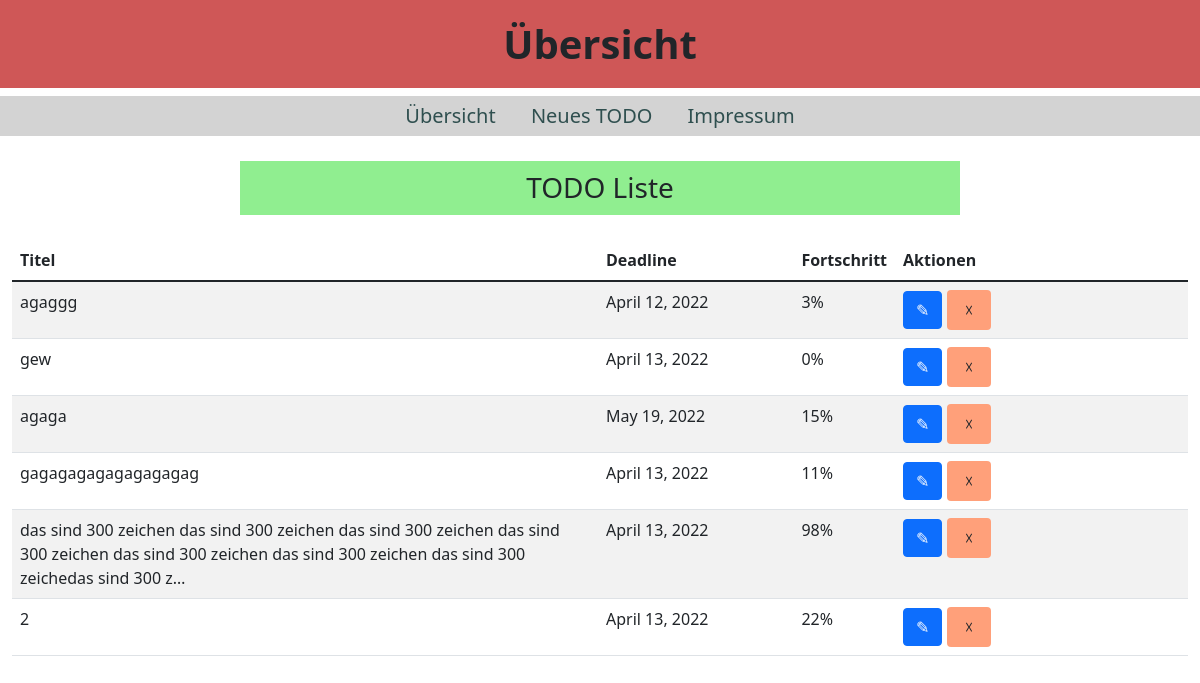
The app's page /, older data.
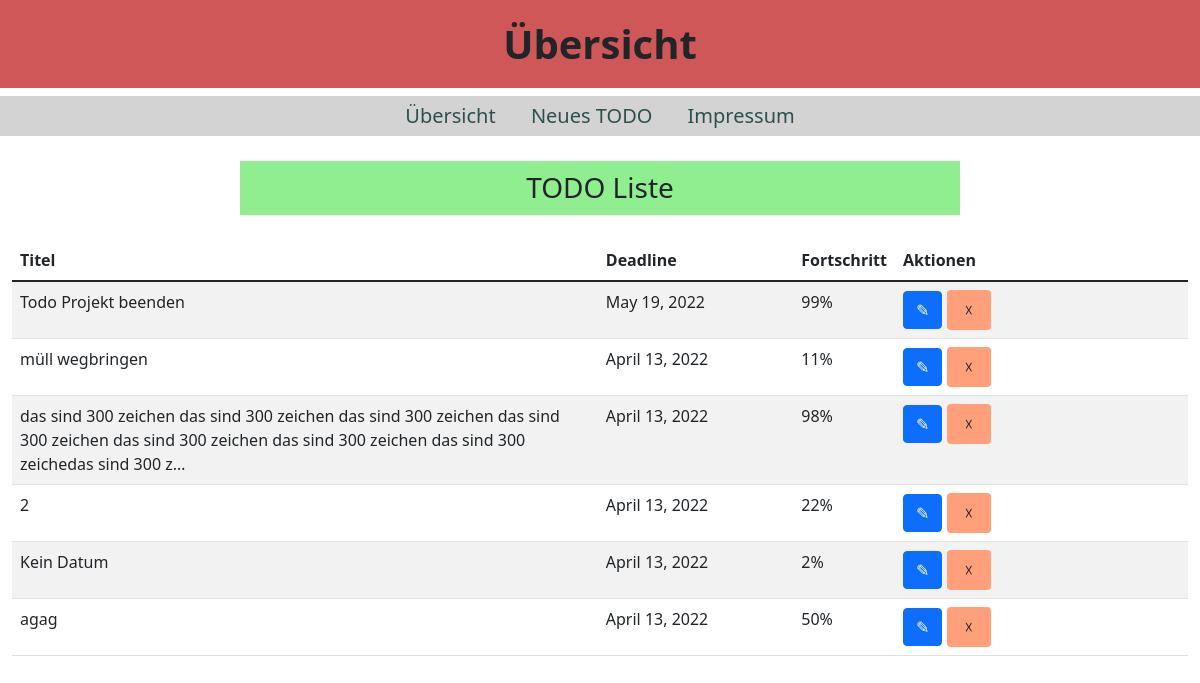
The same page, newer data.
### firstapp/models.py (models this page shows)
class Todo(models.Model):
    title = models.CharField(max_length=250)
    deadline = models.DateField()
    percent = models.PositiveIntegerField(default=0,
                validators=[MaxValueValidator(100),MinValueValidator(0)])

### firstapp/views.py (the view)
# urls.py: path('', views.homepage, name='Übersicht'),
def homepage(request):
    todos = Todo.objects.all()
    context ={'todos' : todos}
    return render(request,'firstapp/Übersicht.html', context)

### firstapp/templates/firstapp/Übersicht.html (shortened to what this page needs)
<!DOCTYPE html>
<html lang="de">
<head>
    <link href="https://cdn.jsdelivr.net/npm/bootstrap@5.1.3/dist/css/bootstrap.min.css"
          rel="stylesheet"
>
</head>
<body>
    <header>
        <h1><b>Übersicht</b></h1>
    </header>
    <nav>
        <a href="{% url 'Übersicht' %}">Übersicht</a>
        <a href="{% url 'New' %}">Neues TODO</a>
        <a href="{% url 'Impressum' %}">Impressum</a>
    </nav>
    <h3>TODO Liste</h3>
    <div class="container-fluid">
      <div class="table-responsive">
        <table id="mainTable" class="table table-striped table-hover">
          <thead>
            <tr>
              <th>Titel</th>
              <th>Deadline</th>
              <th>Fortschritt</th>
              <th>Aktionen</th>
            </tr>
          </thead>
          <tbody>
            {% for todo in todos %}
              <tr>
                <td class="col-lg-6">{{todo.title|truncatechars:160}}</td>
                <td class="col-sm-2">{{todo.deadline.date}}</td>
                <td class="col-sm-1">{{todo.percent}}%</td>
                <td class="col-sm-3">
                  <a class="btn btn-primary" href="{% url 'edit' todo.id %}" role="button">&#x270E</a>
                  <a class="btn close" href="{% url 'delete' todo.id %}" role="button">&#9747</a>
                </td>
              </tr>
            {% endfor %}
          </tbody>
        </table>
      </div>
    </div>
</body>
</html>

### firstapp/templates/firstapp/Übersicht.html (style rules this page uses)
h1 { padding: 20px; text-align: center; font-size: 40px; background-color: rgb(207, 87, 87); }
nav { padding: 5px; text-align: center; font-size: 20px; width: 100%; background-color: lightgrey; color: black; }
a { color:darkslategrey; padding-left: 15px; padding-right: 15px; text-decoration: none; }
h3 { margin: 25px 20%; padding: 10px; background-color: lightgreen; text-align: center; }
.close { padding: 7px 17px; background-color: lightsalmon; }

Row changes from the older to the newer data that the page shows:
removed Todo: title "agaggg", deadline "April 12, 2022", percent "3"
removed Todo: title "gew", deadline "April 13, 2022", percent "0"
changed Todo: title "agaga" → "Todo Projekt beenden"; percent "15" → "99"
changed Todo: title "gagagagagagagagagag" → "müll wegbringen"
added Todo: title "Kein Datum", deadline "April 13, 2022", percent "2"
added Todo: title "agag", deadline "April 13, 2022", percent "50"
